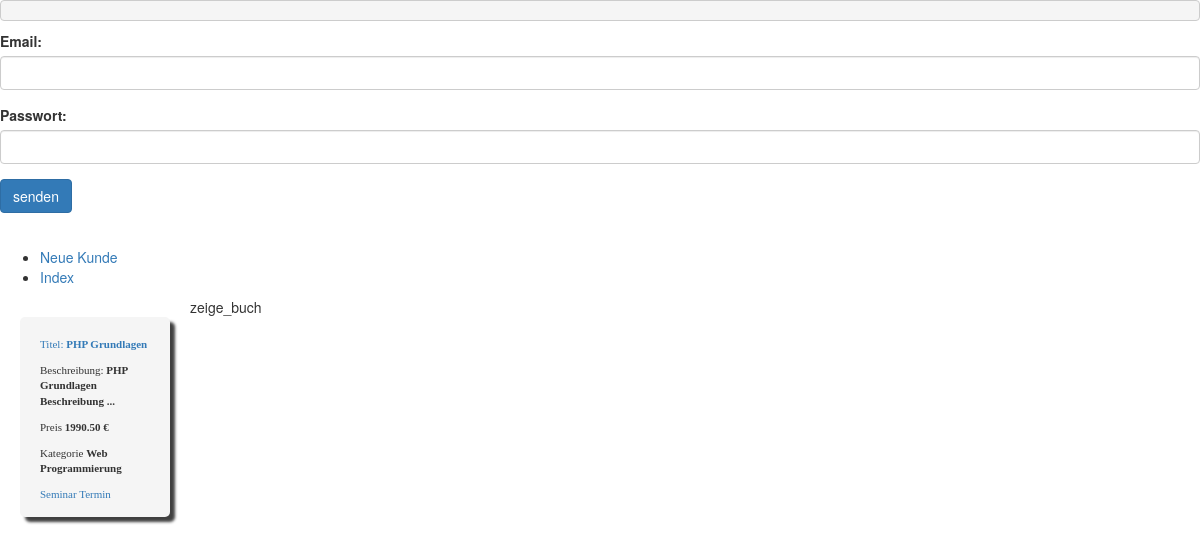
The app's page /index.php?action=zeige_buch&id=1 with its own data.
### tables this page shows
CREATE TABLE IF NOT EXISTS seminare (
	id INT(6) AUTO_INCREMENT PRIMARY KEY,
	titel VARCHAR(80) UNIQUE NOT NULL,
	beschreibung TEXT NOT NULL,
	preis DECIMAL(6,2),
	kategorie_id INT(2)
	);

CREATE TABLE  kategorien (
	id INT(2) AUTO_INCREMENT PRIMARY KEY,
	kategorie VARCHAR(20) UNIQUE NOT NULL
);

### models/Seminare.php (called while the page is built, shortened)
<?php
class Seminare{
	private $id;
	private $titel;
	private $beschreibung;
	private $preis;
  public function setDaten(array $daten)
  {
    if ($daten) {
      foreach ($daten as $k => $v) {
        $setterName = 'set' . ucfirst($k);
      }
    }
  }
   public function getId()
  {
    return $this->id;
  }
 public function setId($id)
	{
		$this->id = $id;
	}
  public function getTitel()
  {
    return $this->titel;
  }
  public function setTitel($titel)
  {
    $this->titel = $titel;
  }
  public function getBeschreibung()
  {
    return $this->beschreibung;
  }
  public function setBeschreibung($beschreibung)
  {
    $this->beschreibung = $beschreibung;
  }
  public function getPreis()
  {
    return $this->preis;
  }
  public function setPreis($preis)
  {
    $this->preis = $preis;
  }
				public function getKategorie()
                  {
                    return $this->kategorie;
                  }
                 public function setKategorie($kategorie)
                  {
                    $this->kategorie = $kategorie;
                  }
}
class SeminareMapper
{
			function fetch_seminar($id,$db)
			{
				$stmt = $db->query('SELECT seminare.id, titel, beschreibung, preis, kategorien.kategorie FROM seminare join kategorien on seminare.kategorie_id=kategorien.id WHERE seminare.id='.$id);
				$db_seminar = $stmt->fetch();
				$seminar = new Seminare($db_seminar);
				return $seminar;
			}
}
?>

### views/_buch.tpl.php (the view, shortened to what this page needs)
<div class="book">
<p class="titel"><a href="index.php?action=zeige_buch&id=<?php echo $seminar->getId(); ?>">Titel: <b><?php echo $seminar->getTitel(); ?></b></a></p>
<p>Beschreibung: <b><?php echo $seminar->getBeschreibung(); ?></b></a></p>
<p>Preis <b><?php echo $seminar->getPreis(); ?> €</b></p>
<p>Kategorie <b><?php echo $seminar->getKategorie(); ?></b></p>
<?php if ($_SESSION['action']=='zeige_buch'): ?>
<p><a href="index.php?action=zeige_termin&id=<?php echo $seminar->getId(); ?>">Seminar Termin</a></p>
<?php endif; ?>
</div>

### css/style1.css (style rules this page uses)
.titel { color:orange; }
.book { -webkit-box-shadow: 5px 5px 3px 0px rgba(0,0,0,0.75); -moz-box-shadow: 5px 5px 3px 0px rgba(0,0,0,0.75); box-shadow: 5px 5px 3px 0px rgba(0,0,0,0.75); border-radius:5px; width:150px; height:200px; float:left; padding:20px; margin:20px; background:whitesmoke; vertical-align:middle; font-family:Verdana; font-size:11px; }

### css/style.css (style rules this page uses)
.titel { color:orange; }
.book { -webkit-box-shadow: 5px 5px 3px 0px rgba(0,0,0,0.75); -moz-box-shadow: 5px 5px 3px 0px rgba(0,0,0,0.75); box-shadow: 5px 5px 3px 0px rgba(0,0,0,0.75); border-radius:5px; width:150px; height:200px; float:left; padding:20px; margin:20px; background:whitesmoke; vertical-align:middle; font-family:Verdana; font-size:11px; }

### records on screen
seminare: titel "PHP Grundlagen", beschreibung "PHP Grundlagen Beschreibung ...", preis "1990.50", kategorien.kategorie "Web Programmierung"

### other values on screen
$action "zeige_buch"
